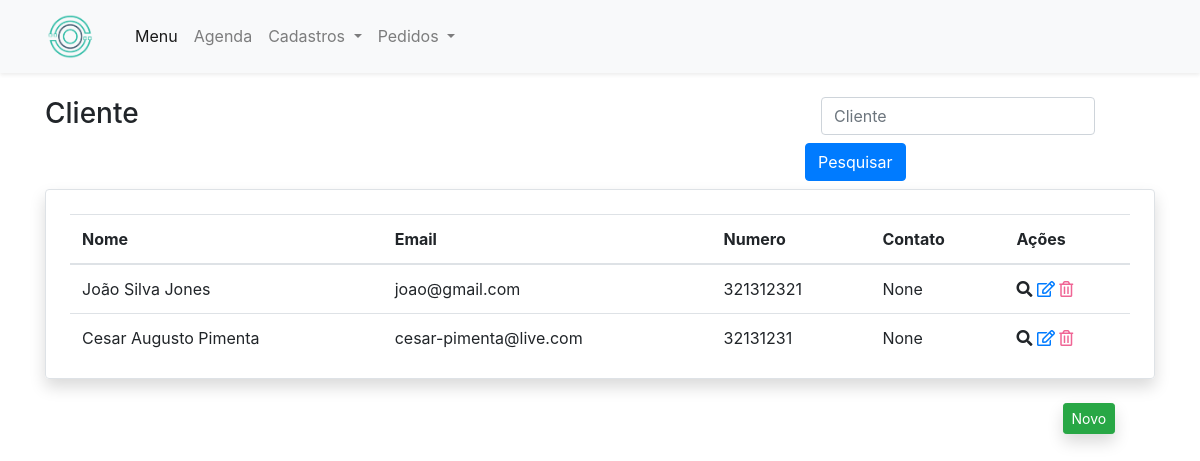
/home/cliente_list/, run on the app's committed database.
### home/models.py (models this page shows, shortened)
class Cliente(models.Model):
    nome = models.CharField(max_length=30)
    cnpj = models.IntegerField()
    inscricaoestadual = models.IntegerField()
    email = models.EmailField()
    site = models.CharField(max_length=50)
    cep = models.IntegerField()
    endereco = models.CharField(max_length=100)
    numero = models.IntegerField()
    bairro = models.CharField(max_length=20)
    telefone = models.IntegerField()
    contato = models.ForeignKey(Contato, null=True, blank=True, on_delete=models.CASCADE)

### home/views.py (the view)
# urls.py: path('cliente_list/', clienteList.as_view(), name='cliente_list'),
class clienteList(ListView):
    model = Cliente
    template_name = 'clientes/cliente_list.html'

### home/templates/clientes/cliente_list.html
{% extends 'base.html' %}
{% load bootstrap %}
{% block main %}
    <main class="container">
        <section class="mt-4">
            <div class="row">
                <div class="col-md-8">
                    <h3>Cliente</h3>
                </div>
                <div class="col-md-4">
                    <form class="form-inline">
                      <div class="form-group mx-sm-3 mb-2">
                        <input type="text" class="form-control" name="pesquisa" id="inputPassword2" placeholder="Cliente">
                      </div>
                      <button type="submit" class="btn btn-primary mb-2">Pesquisar</button>
                    </form>
                </div>
            </div>
            <article class="rounded border shadow pt-4 pr-4 pl-4 table-responsive-lg">
                <table class="table table-hover table-lg">
                    <thead>
                        <tr>
                            <th>
                                Nome
                            </th>
                            <th>
                                Email
                            </th>
                            <th>
                                Numero
                            </th>
                            <th>
                                Contato
                            </th>
                            <th>
                                Ações
                            </th>
                        </tr>
                    </thead>
                    <tbody>
                    {% for cliente in object_list %}
                        <tr>
                            <td>
                                {{ cliente.nome }}
                            </td>
                            <td>
                                {{ cliente.email }}
                            </td>
                            <td>
                                {{ cliente.numero }}
                            </td>
                            <td>
                                {{ cliente.contato }}
                            </td>
                            <td>
                                <a>
                                    <i class="fas fa-search"></i>
                                </a>
                                <a href="{% url 'cliente_altera' cliente.id %}">
                                    <i class="far fa-edit"></i>
                                </a>
                                <a href="{% url 'cliente_deleta' cliente.id %}">
                                    <i class=" far fa-trash-alt" style="color: #f06595;"></i>
                                </a>
                            </td>
                        </tr>
                    {% endfor %}
                    </tbody>
                </table>
            </article>
            <div class="mt-4 offset-md-11 ">
                <a class="btn btn-sm btn-success shadow" href="{% url 'cliente_novo' %}">Novo</a>
            </div>
        </section>
    </main>
{% endblock %}

### data on the page
Cliente: nome "João Silva Jones", email "joao@gmail.com", numero "321312321", contato "None"
Cliente: nome "Cesar Augusto Pimenta", email "cesar-pimenta@live.com", numero "32131231", contato "None"
